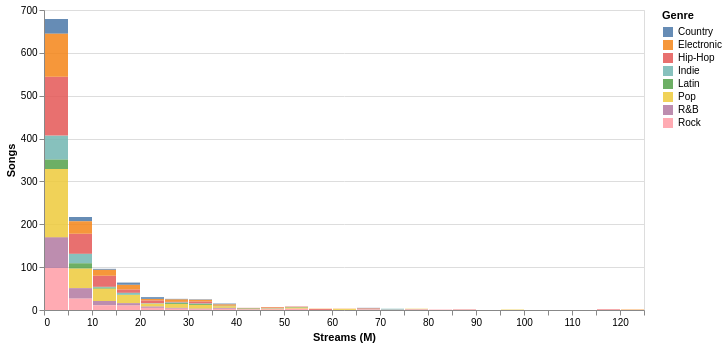

Notebook code cell kept with this figure:
### Code cell
sel = alt.selection_point(fields=['genre'], bind='legend')

alt.Chart(music_streams[music_streams.streams_millions < 150]).mark_bar(opacity=0.7).encode(
    x=alt.X('streams_millions:Q', bin=alt.Bin(maxbins=45), title='Streams (M)'),
    y=alt.Y('count():Q', title='Songs'),
    color=alt.Color('genre:N', scale=alt.Scale(scheme='tableau10'), title='Genre'),
    opacity=alt.condition(sel, alt.value(0.85), alt.value(0.08)),
    tooltip=['genre:N', 'count():Q',
             alt.Tooltip('streams_millions:Q', bin=alt.Bin(maxbins=45), title='Streams range (M)')]
).add_params(sel).properties(width=600, height=300)

### Figure 1 — Vega-Lite specification as saved in the notebook (floating-point values rounded to 4 significant figures; data arrays with more than 128 entries replaced by an {"elided": "..."} marker saying what was removed)
{"config": {"view": {"continuousWidth": 300, "continuousHeight": 300}}, "data": {"name": "data-e71c5aca9a7eb49c352340cf97da7862"}, "mark": {"type": "bar", "opacity": 0.7}, "encoding": {"color": {"field": "genre", "scale": {"scheme": "tableau10"}, "title": "Genre", "type": "nominal"}, "opacity": {"condition": {"param": "param_27", "value": 0.85}, "value": 0.08}, "tooltip": [{"field": "genre", "type": "nominal"}, {"aggregate": "count", "type": "quantitative"}, {"bin": {"maxbins": 45}, "field": "streams_millions", "title": "Streams range (M)", "type": "quantitative"}], "x": {"bin": {"maxbins": 45}, "field": "streams_millions", "title": "Streams (M)", "type": "quantitative"}, "y": {"aggregate": "count", "title": "Songs", "type": "quantitative"}}, "height": 300, "params": [{"name": "param_27", "select": {"type": "point", "fields": ["genre"]}, "bind": "legend"}], "width": 600, "$schema": "https://vega.github.io/schema/vega-lite/v5.20.1.json", "datasets": {"data-e71c5aca9a7eb49c352340cf97da7862": {"elided": "1195 records"}}}
